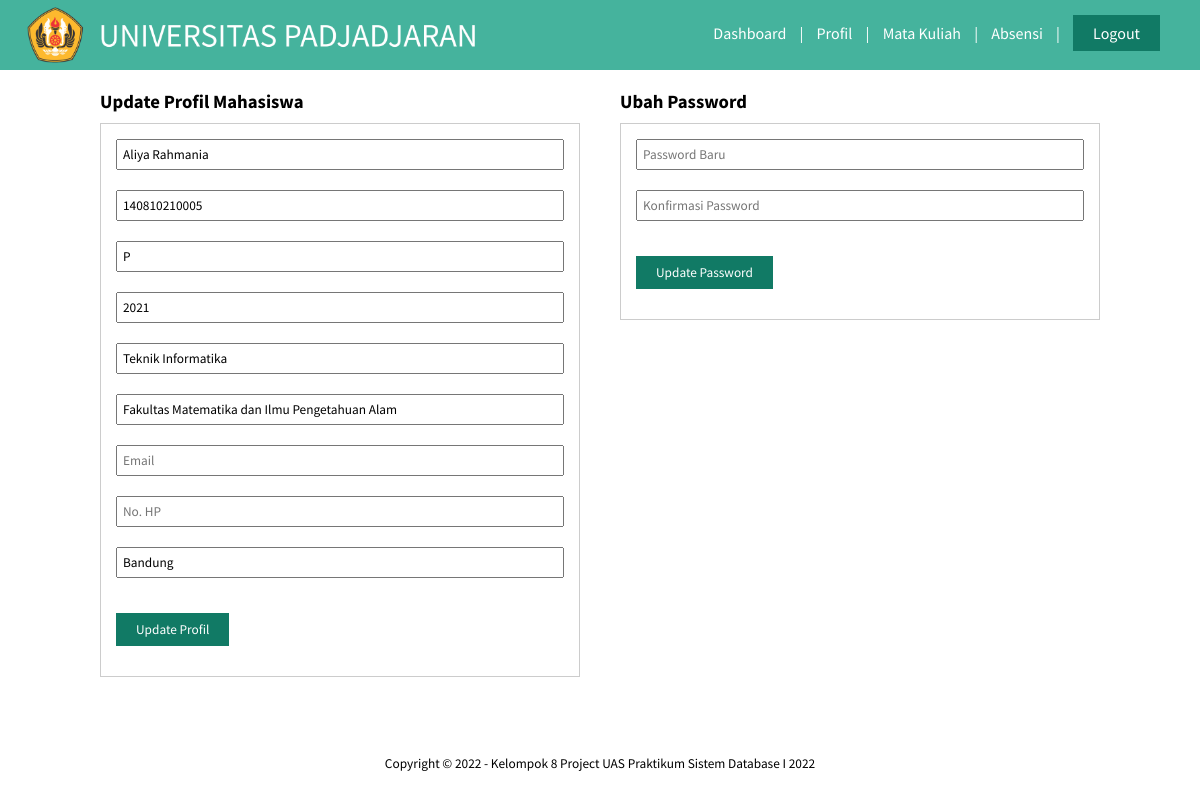
Screenshot of /profil_mhs.php (signed in) with the database file from the repository.
### tables this page shows
CREATE TABLE `mahasiswa` (
  `npm_mhs` varchar(15) NOT NULL,
  `kode_fakultas` int(6) NOT NULL,
  `kode_prodi` int(6) NOT NULL,
  `nip_dosen` varchar(25) NOT NULL,
  `nama_mhs` varchar(50) NOT NULL,
  `kelas_mhs` varchar(1) NOT NULL,
  `jk_mhs` char(2) NOT NULL,
  `thn_angkatan` int(4) NOT NULL,
  `email_mhs` varchar(50) NOT NULL,
  `telp_mhs` varchar(15) NOT NULL,
  `alamat_mhs` varchar(50) NOT NULL,
  `password` varchar(50) NOT NULL
);

CREATE TABLE `program_studi` (
  `kode_prodi` int(6) NOT NULL,
  `kode_fakultas` int(6) NOT NULL,
  `nama_prodi` varchar(50) NOT NULL,
  `jenjang` varchar(10) NOT NULL,
  `telp_prodi` varchar(13) NOT NULL,
  `email_prodi` varchar(30) NOT NULL,
  `nama_kaprodi` varchar(30) NOT NULL
);

CREATE TABLE `fakultas` (
  `kode_fakultas` int(6) NOT NULL,
  `kode_univ` int(6) NOT NULL,
  `nama_fakultas` varchar(50) NOT NULL,
  `alamat_fakultas` varchar(50) NOT NULL,
  `telp_fakultas` varchar(12) NOT NULL,
  `email_fakultas` varchar(30) NOT NULL,
  `nama_dekan` varchar(30) NOT NULL
);

### profil_mhs.php (the view, shortened to what this page needs)
<?php
include 'index.php';
$query = mysqli_query($koneksi, "SELECT * FROM mahasiswa join fakultas join program_studi WHERE npm_mhs = '" . $_SESSION['id_mhs'] . "'");
$data = mysqli_fetch_object($query);
?>
<!DOCTYPE html>
<html lang="en">
<head>
    <link rel="stylesheet" type="text/css" href="css/style_profil.css">
</head>
<body>
    <header>
        <div class="container">
            <h1><a href="dashboard_mhs.php"><img src="img/logo_unpad.png" alt="Logo Unpad" class="img-fluid""></a></h1>
            <ul>
                <li><a href=" dashboard_mhs.php">Dashboard</a></li>
                <li><a>|</a></li>
                <li><a href="profil_mhs.php">Profil</a></li>
                <li><a>|</a></li>
                <li><a href="data_matkul_mhs.php">Mata Kuliah</a></li>
                <li><a>|</a></li>
                <li><a href="data_absensi_mhs.php">Absensi</a></li>
                <li><a>|</a></li>
                <li><a href="logout.php">
                        <div class="btn">Logout</div>
                    </a></li>
                </ul>
        </div>
    </header>
    <div class="section">
        <div class="container2">
            <h3>Update Profil Mahasiswa</h3>
            <div class="box">
                <form action="" method="POST">
                    <input type="text" name="nama" placeholder="Nama" class="input-control" value="<?php echo $data->nama_mhs ?>" required>
                    <input type="text" name="npm" placeholder="NPM" class="input-control" value="<?php echo $data->npm_mhs ?>" readonly>
                    <input type="text" name="jk" placeholder="Jenis Kelamin" class="input-control" value="<?php echo $data->jk_mhs ?>" readonly>
                    <input type="text" name="angkatan" placeholder="Tahun Angkatan" class="input-control" value="<?php echo $data->thn_angkatan ?>" readonly>
                    <input type="text" name="prodi" placeholder="Program Studi" class="input-control" value="<?php echo $data->nama_prodi ?>" readonly>
                    <input type="text" name="fakultas" placeholder="Fakultas" class="input-control" value="<?php echo $data->nama_fakultas ?>" readonly>
                    <input type="email" name="email" placeholder="Email" class="input-control" value="<?php echo $data->email_mhs ?>">
                    <input type="text" name="phone" placeholder="No. HP" class="input-control" value="<?php echo $data->telp_mhs ?>">
                    <input type="text" name="address" placeholder="Alamat" class="input-control" value="<?php echo $data->alamat_mhs ?>">
                    <input type="submit" name="update_profil" value="Update Profil" class="btn">
                </form>
            </div>
        </div>
        <div class="container3">
            <h3>Ubah Password</h3>
            <div class="box">
                <form action="" method="POST">
                    <input type="password" name="newpass" placeholder="Password Baru" class="input-control" required>
                    <input type="password" name="confpass" placeholder="Konfirmasi Password" class="input-control" required>
                    <input type="submit" name="update_password" value="Update Password" class="btn">
                </form>
            </div>
        </div>
    </div>
    <footer>
        <div class="container"></div>
        <small>Copyright &copy; 2022 - Kelompok 8 Project UAS Praktikum Sistem Database I 2022</small>
    </footer>
</body>
</html>

### css/style_profil.css (style rules this page uses)
* { padding: 0; margin: 0; font-family: 'Source Sans Pro', sans-serif; color: inherit; text-decoration: none; justify-content: center; }
body { background-color: #FFFFFF; }
header h1 { float: left; padding: 5px; }
header { background-color: #45B39D; color: #FFFFFF; }
header ul { float: right; }
header ul li { display: inline-block; }
header ul li a { display: inline-block; padding: 0 0 0 10px; }
footer { padding: 70px 0 5px 0; text-align: center; }
.container img { width: 450px; height: 60px; margin: 0 0 0 0; float: left; }
.container { width: 95%; margin:0 10px 0 20px; }
.container:after { content: ''; display: block; clear: both; }
.container2 { width: 40%; float: left; margin: 0 0 50px 100px; }
.container3 { width: 40%; margin: 0 100px 0 0; float: right; }
.input-control { width: 100%; padding: 5px; margin-bottom: 20px; box-sizing: border-box; }
.box { background-color: #FFFFFF; border: 1px solid #CCCCCC; padding: 15px; box-sizing: border-box; margin: 10px 0 25px 0; }
.section { padding: 20px 0; }
.btn { padding: 8px 20px; background-color: #117A65; color:#FFFFFF; margin: 15px 0px; border:none; cursor:pointer; }

### rows the page displays
mahasiswa: nama "Aliya Rahmania", npm "140810210005", jk "P", angkatan "2021", prodi "Teknik Informatika", fakultas "Fakultas Matematika dan Ilmu Pengetahuan Alam", address "Bandung"
